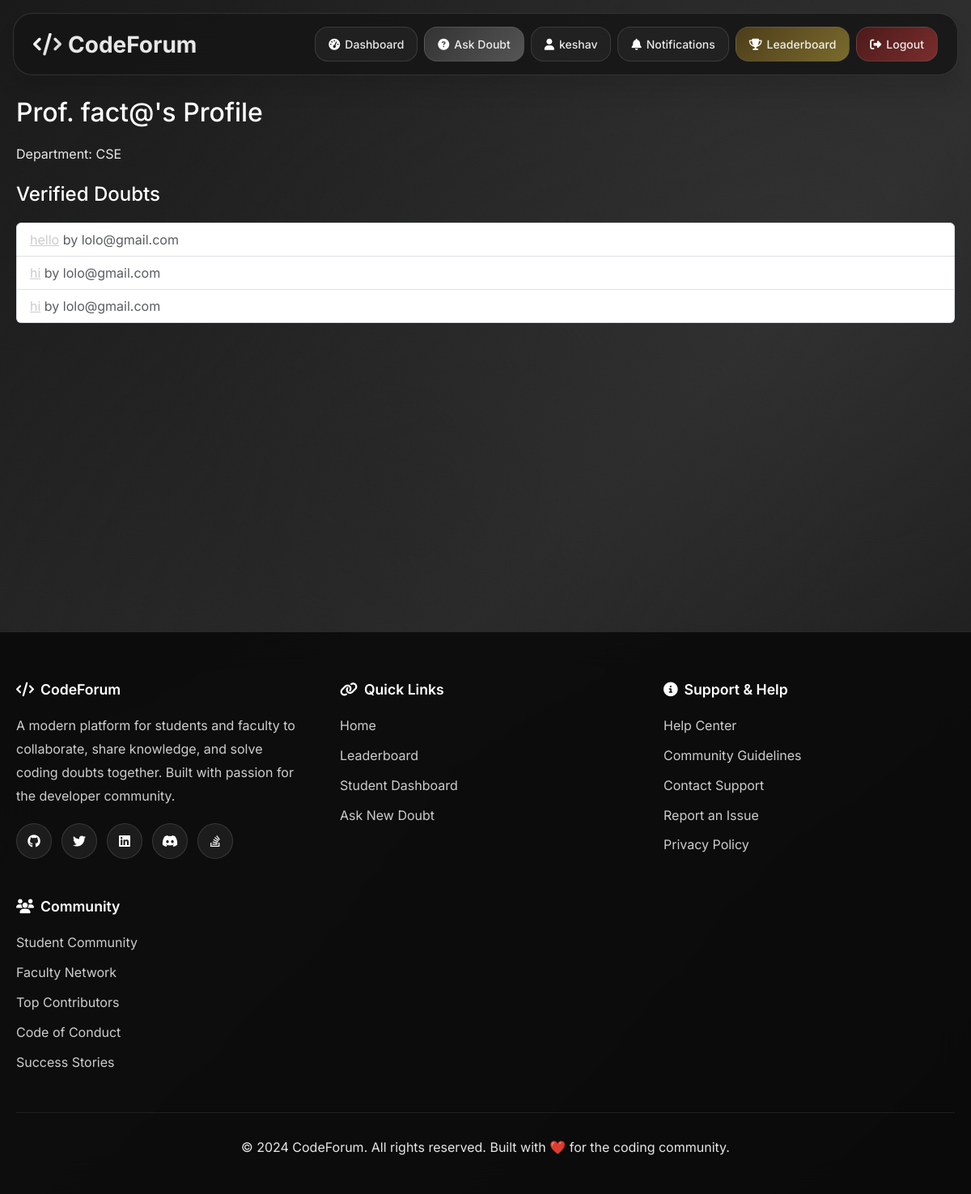
The page /faculty/fact@/ (signed in) on the database its author committed.
### forum/models.py (models this page shows, shortened)
class User(AbstractUser):
    ROLE_CHOICES = (
        ('student', 'Student'),
        ('faculty', 'Faculty'),
    )
    DEPARTMENT_CHOICES = (
        ('CSE', 'CSE'),
        ('ECE', 'ECE'),
        ('ME', 'Mechanical'),
        ('CE', 'Civil'),
        ('EE', 'Electrical'),
    )
    YEAR_CHOICES = (
        (1, '1st Year'),
        (2, '2nd Year'),
        (3, '3rd Year'),
        (4, '4th Year'),
    )
    role = models.CharField(max_length=10, choices=ROLE_CHOICES)
    department = models.CharField(max_length=20, choices=DEPARTMENT_CHOICES)
    year = models.PositiveSmallIntegerField(choices=YEAR_CHOICES, null=True, blank=True)
    github_url = models.URLField(blank=True, null=True)
    is_verified_faculty = models.BooleanField(default=False)

class Doubt(models.Model):
    student = models.ForeignKey(User, on_delete=models.CASCADE)
    title = models.CharField(max_length=255)
    description = models.TextField()
    code_snippet = models.TextField(blank=True, null=True)
    ai_answer = models.TextField(blank=True, null=True)
    faculty_verified = models.BooleanField(default=False)
    faculty_suggestion = models.TextField(blank=True, null=True)  # ✅ New field
    created_at = models.DateTimeField(auto_now_add=True)
    categories = models.ManyToManyField(Category, blank=True)
    is_public = models.BooleanField(default=True)
    verified_by = models.ForeignKey(User, null=True, blank=True, on_delete=models.SET_NULL, related_name='verified_doubts')

### forum/views.py (the view)
# urls.py: path("faculty/<str:username>/", views.faculty_profile_by_username, name="faculty_profile_by_username")
@login_required
def faculty_profile_by_username(request, username):
    faculty = get_object_or_404(User, username=username, role='faculty')
    doubts = Doubt.objects.filter(verified_by=faculty)
    return render(request, 'forum/faculty_profile.html', {
        'faculty': faculty,
        'verified_doubts': doubts
    })

### forum/templates/forum/faculty_profile.html (shortened to what this page needs)
{% extends 'forum/base.html' %}
{% block content %}
<h2>Prof. {{ faculty.username }}'s Profile</h2>
<p>Department: {{ faculty.department }}</p>
<h4 class="mt-4">Verified Doubts</h4>
<ul class="list-group">
  {% for doubt in verified_doubts %}
    <li class="list-group-item">
      <a href="{% url 'view_doubt' doubt.id %}">{{ doubt.title }}</a>
      <span class="text-muted">by {{ doubt.student.username }}</span>
    </li>
  {% endfor %}
</ul>
{% endblock %}

### forum/templates/forum/base.html (shortened to what this page needs)
<!DOCTYPE html>
<html lang="en">
<head>
    <link href="https://cdn.jsdelivr.net/npm/bootstrap@5.3.2/dist/css/bootstrap.min.css" rel="stylesheet">
    <link href="https://cdnjs.cloudflare.com/ajax/libs/font-awesome/6.4.0/css/all.min.css" rel="stylesheet">
</head>
<body>
    <nav class="modern-navbar fade-in">
        <div class="navbar-content">
            <a class="navbar-brand" href="{% url 'home' %}">
                <i class="fas fa-code"></i>
                <span>CodeForum</span>
            </a>
            <div class="navbar-actions" id="navbarActions">
                {% if user.is_authenticated %}
                    {% if user.role == "student" %}
                        <a href="{% url 'student_dashboard' %}" class="modern-btn btn-outline">
                            <i class="fas fa-tachometer-alt"></i>
                            <span>Dashboard</span>
                        </a>
                        <a href="{% url 'ask_doubt' %}" class="modern-btn btn-primary">
                            <i class="fas fa-question-circle"></i>
                            <span>Ask Doubt</span>
                        </a>
                        <a href="{% url 'student_profile' user.username %}" class="modern-btn btn-outline">
                            <i class="fas fa-user"></i>
                            <span>{{ user.username }}</span>
                        </a>
                        <a href="{% url 'notifications' %}" class="modern-btn btn-outline btn-with-badge">
                            <i class="fas fa-bell"></i>
                            <span>Notifications</span>
                        </a>
                    {% endif %}
                    <a href="{% url 'leaderboard' %}" class="modern-btn btn-warning">
                        <i class="fas fa-trophy"></i>
                        <span>Leaderboard</span>
                    </a>
                    <form method="POST" action="{% url 'logout' %}" style="display: inline;">
                        <button type="submit" class="modern-btn btn-danger">
                            <i class="fas fa-sign-out-alt"></i>
                            <span>Logout</span>
                        </button>
                    </form>
                {% endif %}
            </div>
        </div>
    </nav>
    <div class="main-content">
        <div class="content-wrapper">
            {% block content %}{% endblock %}
        </div>
    </div>
    <footer class="modern-footer">
        <div class="footer-content">
            <div class="footer-grid">
                <div class="footer-section slide-in">
                    <h4>
                        <i class="fas fa-code"></i>
                        CodeForum
                    </h4>
                    <p>A modern platform for students and faculty to collaborate, share knowledge, and solve coding doubts together. Built with passion for the developer community.</p>
                    <div class="social-links">
                        <a href="#" title="GitHub">
                            <i class="fab fa-github"></i>
                        </a>
                        <a href="#" title="Twitter">
                            <i class="fab fa-twitter"></i>
                        </a>
                        <a href="#" title="LinkedIn">
                            <i class="fab fa-linkedin"></i>
                        </a>
                        <a href="#" title="Discord">
                            <i class="fab fa-discord"></i>
                        </a>
                        <a href="#" title="Stack Overflow">
                            <i class="fab fa-stack-overflow"></i>
                        </a>
                    </div>
                </div>
                <div class="footer-section slide-in">
                    <h4>
                        <i class="fas fa-link"></i>
                        Quick Links
                    </h4>
                    <p><a href="{% url 'home' %}">Home</a></p>
                    <p><a href="{% url 'leaderboard' %}">Leaderboard</a></p>
                    {% if user.is_authenticated %}
                        {% if user.role == "student" %}
                            <p><a href="{% url 'student_dashboard' %}">Student Dashboard</a></p>
                            <p><a href="{% url 'ask_doubt' %}">Ask New Doubt</a></p>
                        {% elif user.role == "faculty" %}
                            <p><a href="{% url 'faculty_dashboard' %}">Faculty Dashboard</a></p>
                        {% endif %}
                    {% else %}
                        <p><a href="{% url 'login' %}">Login</a></p>
                        <p><a href="{% url 'signup' %}">Sign Up</a></p>
                    {% endif %}
                </div>
                <div class="footer-section slide-in">
                    <h4>
                        <i class="fas fa-info-circle"></i>
                        Support & Help
                    </h4>
                    <p><a href="#">Help Center</a></p>
                    <p><a href="#">Community Guidelines</a></p>
                    <p><a href="#">Contact Support</a></p>
                    <p><a href="#">Report an Issue</a></p>
                    <p><a href="#">Privacy Policy</a></p>
                </div>
                <div class="footer-section slide-in">
                    <h4>
                        <i class="fas fa-users"></i>
                        Community
                    </h4>
                    <p><a href="#">Student Community</a></p>
                    <p><a href="#">Faculty Network</a></p>
                    <p><a href="#">Top Contributors</a></p>
                    <p><a href="#">Code of Conduct</a></p>
                    <p><a href="#">Success Stories</a></p>
                </div>
            </div>
            <div class="footer-bottom">
                <p>&copy; 2024 CodeForum. All rights reserved. Built with ❤️ for the coding community.</p>
            </div>
        </div>
    </footer>
</body>
</html>

### rows shown on the page
User: username "keshav"
User: username "fact@", department "CSE"
Doubt: title "hello", student.username "lolo@gmail.com"
Doubt: title "hi", student.username "lolo@gmail.com"
Doubt: title "hi", student.username "lolo@gmail.com"
